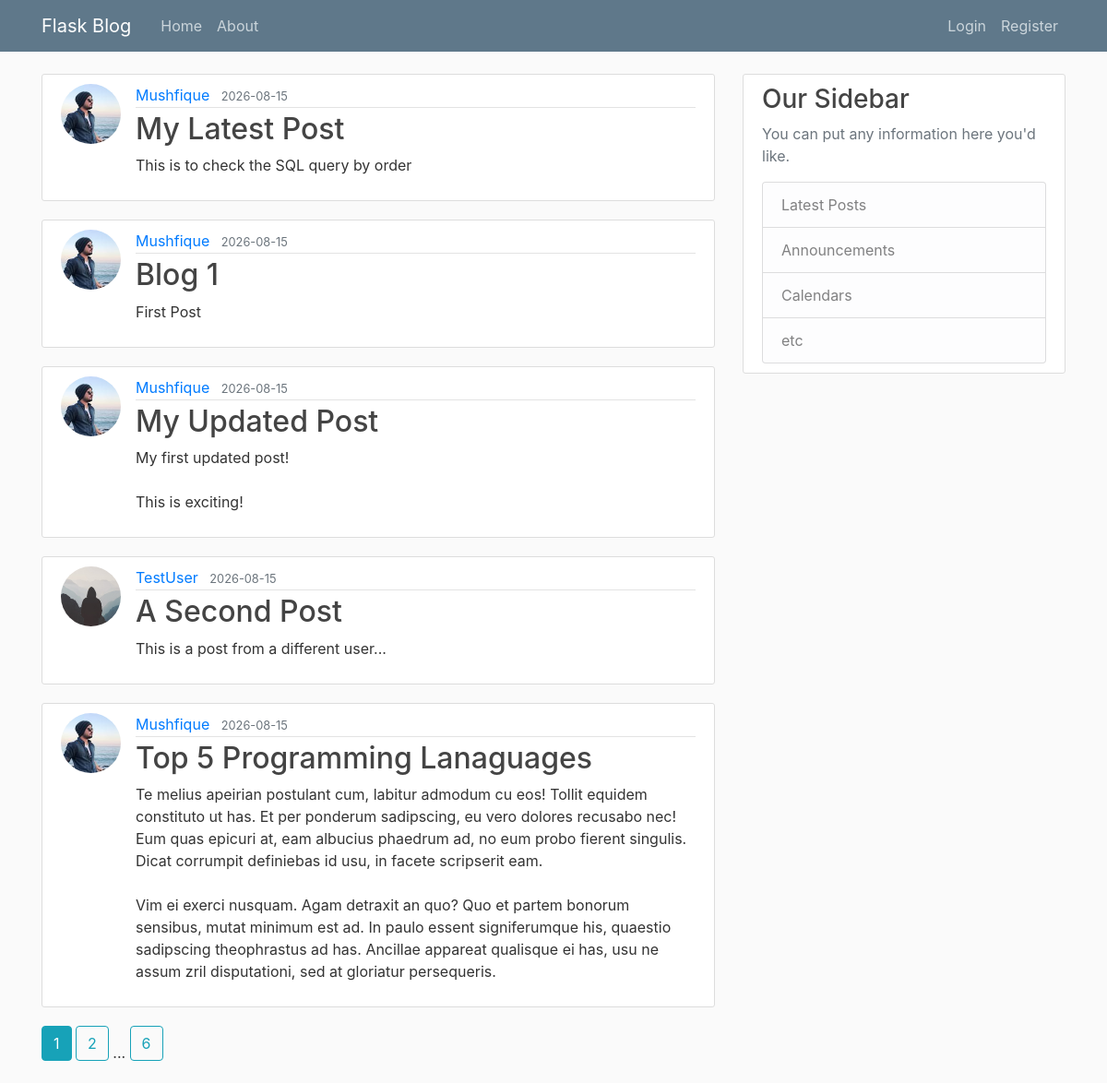
Page /home on the earlier database version.
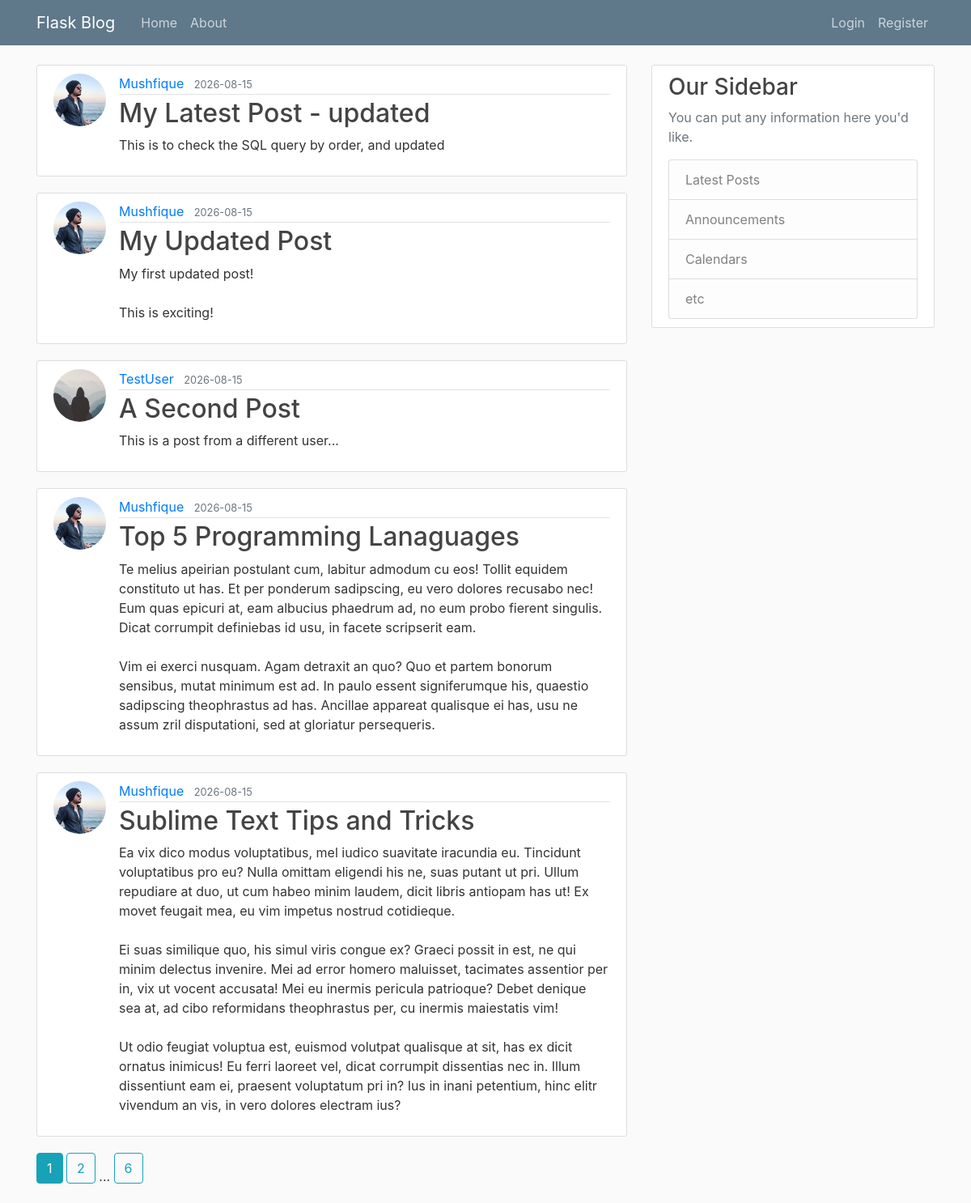
Same page on the later database version.
### flask_app/models.py (models this page shows, shortened)
class Post(db.Model):
    id = db.Column(db.Integer, primary_key=True)
    title = db.Column(db.String(100), nullable=False)
    date_posted = db.Column(db.DateTime, nullable=False, default=datetime.now(timezone.utc))
    content = db.Column(db.Text, nullable=False)
    user_id = db.Column(db.Integer, db.ForeignKey('user.id'), nullable=False)

class User(db.Model, UserMixin):
    id = db.Column(db.Integer, primary_key=True)
    username = db.Column(db.String(20), unique=True, nullable=False)
    email = db.Column(db.String(120), unique=True, nullable=False)
    image_file = db.Column(db.String(20), nullable=False, default='default.jpg')
    password = db.Column(db.String(60), nullable=False)
    posts = db.relationship('Post', backref='author', lazy=True)

### flask_app/main/routes.py (the view)
@main.route("/")
@main.route("/home")
def home():
    page = request.args.get('page', 1, type=int)
    posts = Post.query.order_by(Post.date_posted.desc()).paginate(per_page=5, page=page)
    return render_template("home.html", posts=posts)

### flask_app/templates/home.html
{% extends "layout.html" %} {% block content %} {% for post in posts.items %}
<article class="media content-section">
  <img
    class="rounded-circle article-img"
    src="{{ url_for('static', filename='profile_pics/' + post.author.image_file) }}"
  />
  <div class="media-body">
    <div class="article-metadata">
      <a
        class="mr-2"
        href="{{ url_for('users.user_posts', username=post.author.username) }}"
        >{{ post.author.username }}</a
      >
      <small class="text-muted"
        >{{ post.date_posted.strftime('%Y-%m-%d') }}</small
      >
    </div>
    <h2>
      <a class="article-title" href="{{ url_for('posts.post', post_id=post.id) }}"
        >{{ post.title }}</a
      >
    </h2>
    <p class="article-content">{{ post.content }}</p>
  </div>
</article>
{% endfor %} {% for page_num in posts.iter_pages(left_edge=1, right_edge=1,
left_current=1, right_current=1) %} {% if page_num %} {% if page_num ==
posts.page %}
<a class="btn btn-info mb-4" href="{{ url_for('main.home', page=page_num) }}"
  >{{ page_num }}</a
>
{% else %}
<a class="btn btn-outline-info mb-4" href="{{ url_for('main.home', page=page_num) }}"
  >{{ page_num }}</a
>
{% endif %} {% else %} ... {% endif %} {% endfor %} {% endblock content %}

Differences in the rows shown:
removed Post: image_file (picture), author.username "Mushfique", date_posted "2026-08-15", title "Blog 1", content "First Post"
changed Post: image_file: a different picture; title "My Latest Post" → "My Latest Post - updated"; content "This is to check the SQL query by order" → "This is to check the SQL query by order, and updated"
changed through a linked row, Post "My Updated Post": image_file: a different picture
changed through a linked row, Post "Top 5 Programming Lanaguages": image_file: a different picture
now on this page (row unchanged): Post: image_file (picture), author.username "Mushfique", date_posted "2026-08-15", title "Sublime Text Tips and Tricks", content "Ea vix dico modus voluptatibus, mel iudico suavitate iracundia eu. Tincidunt voluptatibus pro eu? Nulla omittam eligendi his ne, suas putant ut pri. Ullum repudiare at duo, ut cum habeo minim laudem, dicit libris antiopam has ut! Ex movet feugait mea, eu vim impetus nostrud cotidieque. Ei suas similique quo, his simul viris congue ex? Graeci possit in est, ne qui minim delectus invenire. Mei ad error homero maluisset, tacimates assentior per in, vix ut vocent accusata! Mei eu inermis pericula patrioque? Debet denique sea at, ad cibo reformidans theophrastus per, cu inermis maiestatis vim! Ut odio feugiat voluptua est, euismod volutpat qualisque at sit, has ex dicit ornatus inimicus! Eu…"
